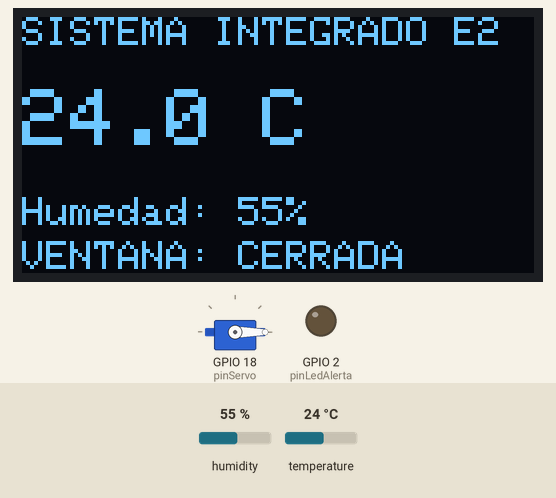
Recording of a sketch running on a simulated ESP32. Parts: servo, 128×64 one-colour display, output pins drawn as LEDs (lit = HIGH). The inputs (shaded band) are chosen by the test bench; at power-on: temperature 24 °C, humidity 55 %.

Above: at 6.8 s.
6.9 s: temperature set to 27.4 °C
At 11.0 s:
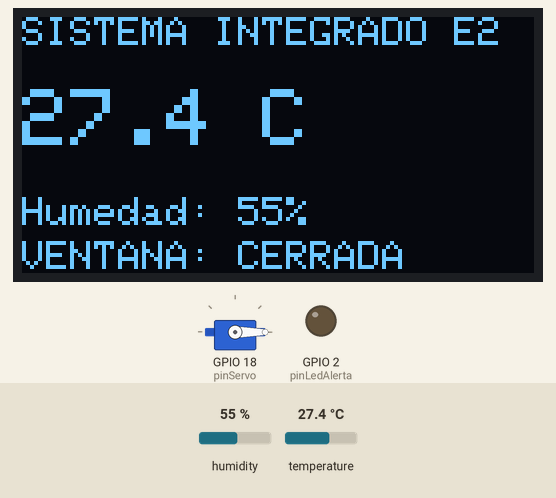
12.2 s: temperature set to 28.7 °C
At 15.2 s:
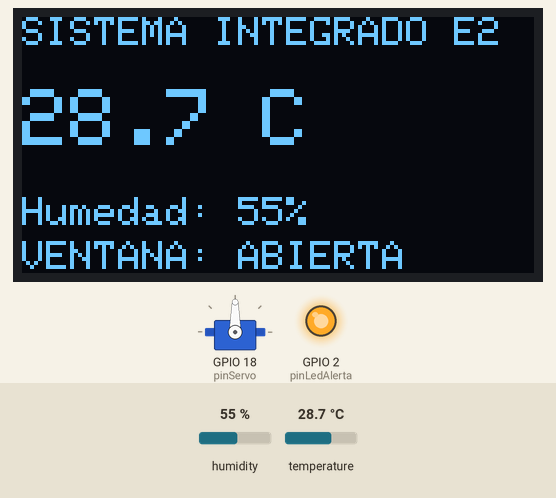
17.5 s: humidity set to 22 %
At 19.5 s:
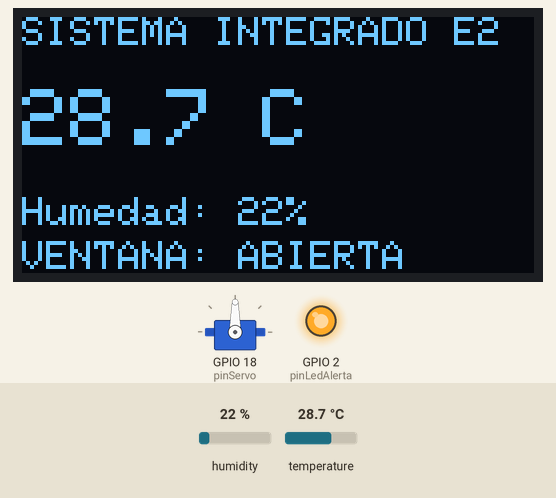
22.8 s: humidity set to 40 %
At 26.8 s:
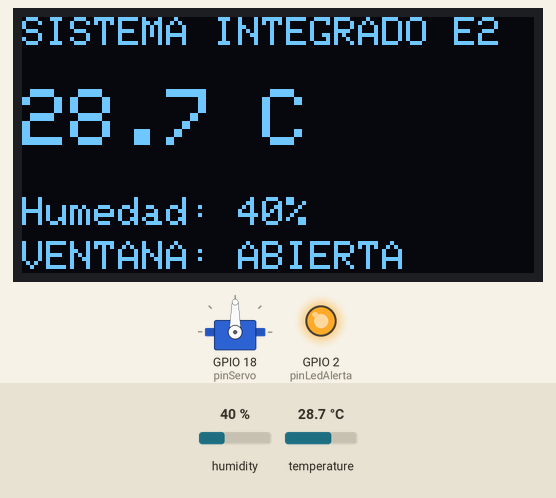
Timing chart, 0 to 28.3 s (numbered marks = the images above; inputs shaded):
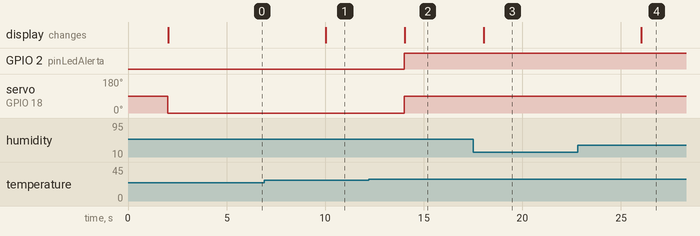

Measured:
- the behaviour switches between 28 and 28.1 °C on temperature (found by bisection; images 1 and 2)
- after the input at 6.9 s, the display: changes after 3.1 s (image 1)
- after the input at 12.2 s, GPIO 2 (pinLedAlerta): LOW → HIGH after 1.8 s; servo on GPIO 18 (pinServo): 0° → 90° after 1.8 s; the display: changes after 1.8 s (image 2)
- after the input at 17.5 s, the display: changes after 0.53 s (image 3)
- after the input at 22.8 s, the display: changes after 3.2 s (image 4)

The sketch:

integracion_modular.ino
```cpp
// Video 20: Integracion Modular (DHT + Servomotor + Pantalla OLED + LED Alerta)
#include <Wire.h>
#include <Adafruit_GFX.h>
#include <Adafruit_SSD1306.h>
#include <DHT.h>
#include <ESP32Servo.h>

// CAMBIO A HARDWARE REAL: En Wokwi se usa DHT22. Si tu kit fisico trae el sensor azul, cambia a DHT11:
#define DHTTYPE DHT22

// CAMBIO DE ESCENARIO: Temperatura maxima antes de abrir ventilacion (en grados Celsius)
// Aula regular = 28.0 | Sala de servidores o laboratorio = 24.0
const float tempMaxima = 28.0;

#define DHTPIN 15
#define SCREEN_WIDTH 128
#define SCREEN_HEIGHT 64

DHT dht(DHTPIN, DHTTYPE);
Adafruit_SSD1306 display(SCREEN_WIDTH, SCREEN_HEIGHT, &Wire, -1);
Servo ventanaServo;

const int pinServo = 18;
const int pinLedAlerta = 2;

float temperatura = 0.0;
float humedad = 0.0;
unsigned long tiempoAnterior = 0;
const long intervaloLectura = 2000;

void leerSensores() {
  float t = dht.readTemperature();
  float h = dht.readHumidity();
  if (!isnan(t) && !isnan(h)) {
    temperatura = t;
    humedad = h;
  }
}

void controlarVentilacion() {
  if (temperatura > tempMaxima) {
    ventanaServo.write(90);
    digitalWrite(pinLedAlerta, HIGH);
  } else {
    ventanaServo.write(0);
    digitalWrite(pinLedAlerta, LOW);
  }
}

void actualizarPantalla() {
  display.clearDisplay();
  display.setTextSize(1);
  display.setCursor(0, 0);
  display.println("SISTEMA INTEGRADO E2");

  display.setTextSize(2);
  display.setCursor(0, 18);
  display.print(temperatura, 1);
  display.println(" C");

  display.setTextSize(1);
  display.setCursor(0, 45);
  display.print("Humedad: ");
  display.print(humedad, 0);
  display.println("%");

  display.setCursor(0, 56);
  display.println(temperatura > tempMaxima ? "VENTANA: ABIERTA" : "VENTANA: CERRADA");
  display.display();
}

void setup() {
  Serial.begin(115200);
  dht.begin();
  ventanaServo.attach(pinServo);
  pinMode(pinLedAlerta, OUTPUT);

  if (!display.begin(SSD1306_SWITCHCAPVCC, 0x3C)) {
    Serial.println("Error en OLED");
    for (;;);
  }
  display.setTextColor(WHITE);
}

void loop() {
  unsigned long tiempoActual = millis();
  if (tiempoActual - tiempoAnterior >= intervaloLectura) {
    tiempoAnterior = tiempoActual;
    leerSensores();
    controlarVentilacion();
    actualizarPantalla();
  }
}
```
